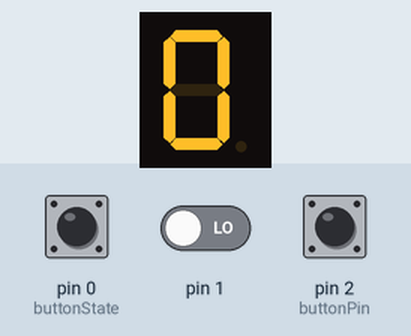
The sketch below on a simulated Arduino Uno, built with avr-gcc and run on an emulated ATmega328P. Parts: 1-digit seven-segment display. Wiring (inferred from the names in the program): 1-digit 7-segment display, segments lit when HIGH: segments pin 5, pin 6, pin 7, pin 8, pin 9, pin 10, pin 11. The inputs (shaded band) are chosen by the test bench; at power-on: pin 0 (buttonState) LOW, pin 2 (buttonPin) LOW, pin 1 LOW. The segment pins are drawn as the display they are named for.

Above: at 1.8 s.
1.9 s: pin 0 (buttonState) pulled HIGH for 3.2 s
At 6.3 s:
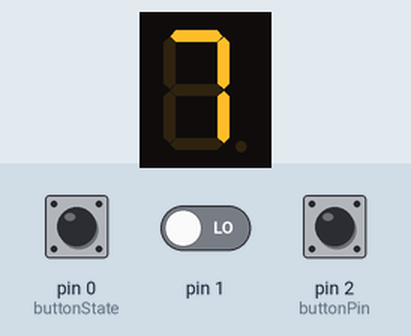
6.6 s: pin 2 (buttonPin) pulled HIGH for 3.2 s
At 10.3 s:
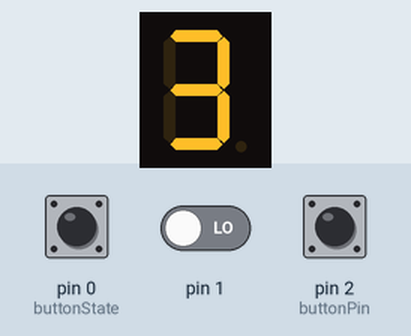
Timing chart, 0 to 11.8 s (numbered marks = the images above; inputs shaded):
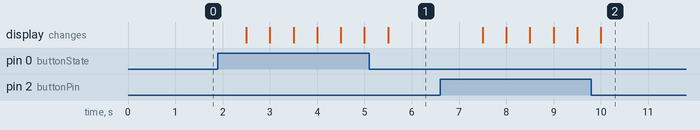

The sketch:

PROG02.ino
```cpp
/**********************************************************************************
**                                                                               **
**                             DISPLAY DE 7 SEGMENTS                             **
**                                                                               **
**                                                                               **
**********************************************************************************/

//********** Includes *************************************************************

//********** Variables ************************************************************
const int a = 5;          // donar nom al pin 5 de l’Arduino
const int b = 6;          // donar nom al pin 6 de l’Arduino
const int c = 7;          // donar nom al pin 7 de l’Arduino
const int d = 8;          // donar nom al pin 8 de l’Arduino
const int e = 9;          // donar nom al pin 9 de l’Arduino
const int f = 10;         // donar nom al pin 10 de l’Arduino
const int g = 11;
const int buttonPin = 2;
const int ledPin = 13;
unsigned long temp = 500;
int buttonState = 0;
int num = 0;
//********** Setup ****************************************************************
void setup()
{
  pinMode(a, OUTPUT);     // definir el pin 5 com una sortida
  pinMode(b, OUTPUT);     // definir el pin 6 com una sortida
  pinMode(c, OUTPUT);     // definir el pin 7 com una sortida
  pinMode(d, OUTPUT);     // definir el pin 8 com una sortida
  pinMode(e, OUTPUT);     // definir el pin 9 com una sortida
  pinMode(f, OUTPUT);     // definir el pin 10 com una sortida
  pinMode(g, OUTPUT);
  pinMode(buttonPin, INPUT);
}

//********** Loop *****************************************************************
void loop()
{
 buttonState = digitalRead(buttonPin);
 if(digitalRead(buttonState)==1)
 {
  buttonState=!buttonState;
 }
 switch(num)
 {
 case 0:
 digitalWrite(a, HIGH);
 digitalWrite(b, HIGH);
 digitalWrite(c, HIGH);
 digitalWrite(d, HIGH);
 digitalWrite(e, HIGH);
 digitalWrite(f, HIGH);
 digitalWrite(g, LOW);

 delay(temp);
 break;

 case 1:
 digitalWrite(a, LOW);
 digitalWrite(b, HIGH);
 digitalWrite(c, HIGH);
 digitalWrite(d, LOW);
 digitalWrite(e, LOW);
 digitalWrite(f, LOW);
 digitalWrite(g, LOW);

 delay(temp);
 break;

 case 2:
 digitalWrite(a, HIGH);
 digitalWrite(b, HIGH);
 digitalWrite(c, LOW);
 digitalWrite(d, HIGH);
 digitalWrite(e, HIGH);
 digitalWrite(f, LOW);
 digitalWrite(g, HIGH);

 delay(temp);
 break;

 case 3:
 digitalWrite(a, HIGH);
 digitalWrite(b, HIGH);
 digitalWrite(c, HIGH);
 digitalWrite(d, HIGH);
 digitalWrite(e, LOW);
 digitalWrite(f, LOW);
 digitalWrite(g, HIGH);

 delay(temp);
 break;

 case 4:
 digitalWrite(a, LOW);
 digitalWrite(b, HIGH);
 digitalWrite(c, HIGH);
 digitalWrite(d, LOW);
 digitalWrite(e, LOW);
 digitalWrite(f, HIGH);
 digitalWrite(g, HIGH);

 delay(temp);
 break;

 case 5:
 digitalWrite(a, HIGH);
 digitalWrite(b, LOW);
 digitalWrite(c, HIGH);
 digitalWrite(d, HIGH);
 digitalWrite(e, LOW);
 digitalWrite(f, HIGH);
 digitalWrite(g, HIGH);

 delay(temp);
 break;

 case 6:
 digitalWrite(a, LOW);
 digitalWrite(b, LOW);
 digitalWrite(c, HIGH);
 digitalWrite(d, HIGH);
 digitalWrite(e, HIGH);
 digitalWrite(f, HIGH);
 digitalWrite(g, HIGH);

 delay(temp);
 break;

 case 7:
 digitalWrite(a, HIGH);
 digitalWrite(b, HIGH);
 digitalWrite(c, HIGH);
 digitalWrite(d, LOW);
 digitalWrite(e, LOW);
 digitalWrite(f, LOW);
 digitalWrite(g, LOW);

 delay(temp);
 break;

 case 8:
 digitalWrite(a, HIGH);
 digitalWrite(b, HIGH);
 digitalWrite(c, HIGH);
 digitalWrite(d, HIGH);
 digitalWrite(e, HIGH);
 digitalWrite(f, HIGH);
 digitalWrite(g, HIGH);

 delay(temp);
 break;

 case 9:
 digitalWrite(a, HIGH);
 digitalWrite(b, HIGH);
 digitalWrite(c, HIGH);
 digitalWrite(d, LOW);
 digitalWrite(e, LOW);
 digitalWrite(f, HIGH);
 digitalWrite(g, HIGH);

 delay(temp);
 break;

 default:
 digitalWrite(a, LOW);
 digitalWrite(b, LOW);
 digitalWrite(c, LOW);
 digitalWrite(d, LOW);
 digitalWrite(e, LOW);
 digitalWrite(f, LOW);
 digitalWrite(g, LOW);

 delay(temp);
 }
 if(buttonState==1)
 {
  num++;
 }
 if(num==10)
 {
  num=0;
  }
 }


//********** Funcions *************************************************************
```

Measured:
- after the input at 1.9 s, the display: first changes after 0.60 s (image 1 shows a later state)
- after the input at 6.6 s, the display: first changes after 0.90 s (image 2 shows a later state)
